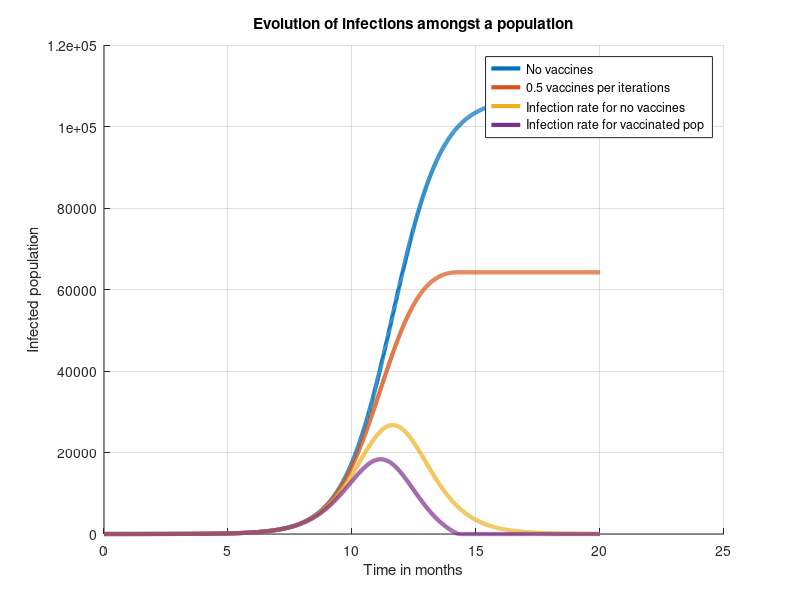

Write the MATLAB code that produced this figure.
close all;clc;clear;

K1 = 107e3;
K2 = K1;
vaccination_rate = 3000;


p1_0 = 1;
p2_0 = 1;
p1_dot_0 = 0;
p2_dot_0 = 0;

P = [p1_0, p1_dot_0, p2_0, p2_dot_0];

r = 1;
dt = 0.01;
iteratins = 2000;
t = 0;
time = [t];

for i = [1:iteratins ]
    p = zeros(4,1);
    state = P(end, :);

%     First population is modelled as yp = y*(1 - y/K)
    p(2) = r*state(1)*(1 - state(1)/K1); % first derivative of pop 1
%     First population is modelled as yp = y*(1 - y/K), but here K is a linearly decreasing function
    p(4) = r*state(3)*(1 - state(3)/K2); % first derivative of pop 2
    if p(4) < 0
        p(4) = 0;
    end

    p(1) = state(1) + p(2)*dt;
    p(3) = state(3) + p(4)*dt;

%     disp("p1: "+ p(1));
%     disp("p1_dot: "+ p(2));
%     disp("p2: "+ p(3));
%     disp("p2_dot: "+ p(4));
%     disp(" ");
    P = [P; p'];

    K2 = K2 - vaccination_rate*dt;
    t = t + dt;
    time = [time; t];
end

hold on
plot(time,P(:,1),'Linewidth',3)
plot(time,P(:,3),'Linewidth',3)
plot(time,P(:,2),'Linewidth',3)
plot(time,P(:,4),'Linewidth',3)
grid on
title("Evolution of infections amongst a population")


xlabel("Time in months")
ylabel("Infected population")
legend("No vaccines", "0.5 vaccines per iterations", "Infection rate for no vaccines", "Infection rate for vaccinated pop")
